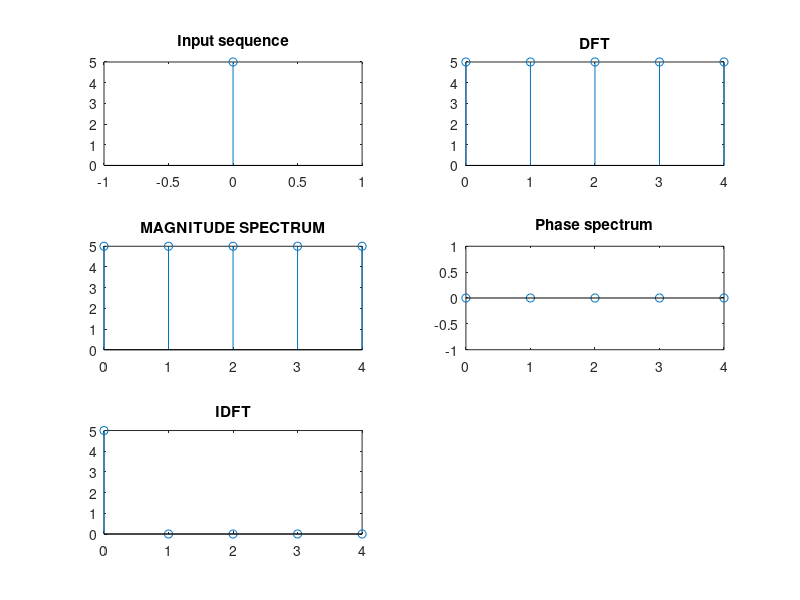

Write MATLAB code to recreate this figure.
clc;
clear;
close all;
x = input('Enter the input sequence x(n):');
N = input('Enter the length of DFT N:');

X = fft(x,N);
n = 0:length(x)-1;
subplot(3,2,1);
stem(n,x);
title('Input sequence');
subplot(3,2,2);
n = 0:length(X) - 1;
stem(n,X);

disp('DFT OF INPUT SEQUENCE IS');
disp(X);
title('DFT');

subplot(3,2,3);
stem(n,abs(X));
%disp(abs(X))
title('MAGNITUDE SPECTRUM');

subplot(3,2,4);
stem(n,angle(X));
title('Phase spectrum');

xr = ifft(X,N);
subplot(3,2,5);
stem(n,abs(xr));
title('IDFT')
disp('IDFT of input sequence is');
disp(xr);